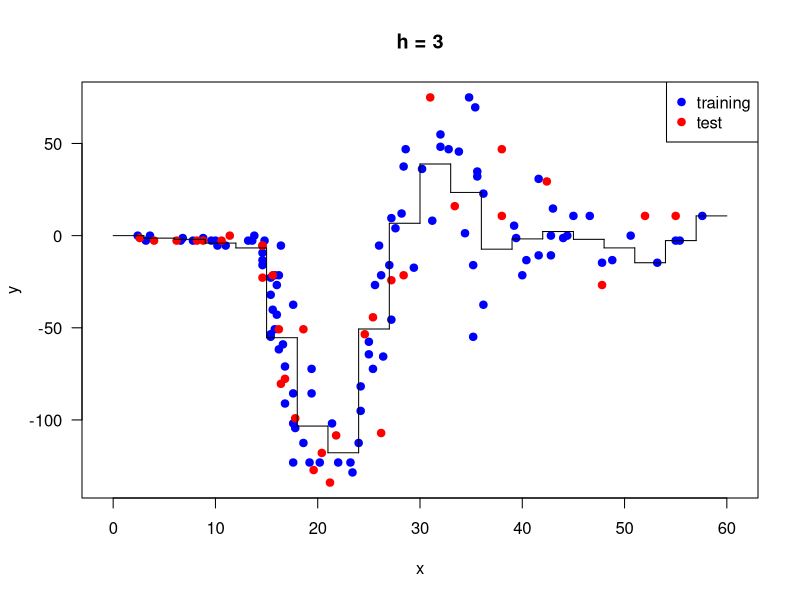
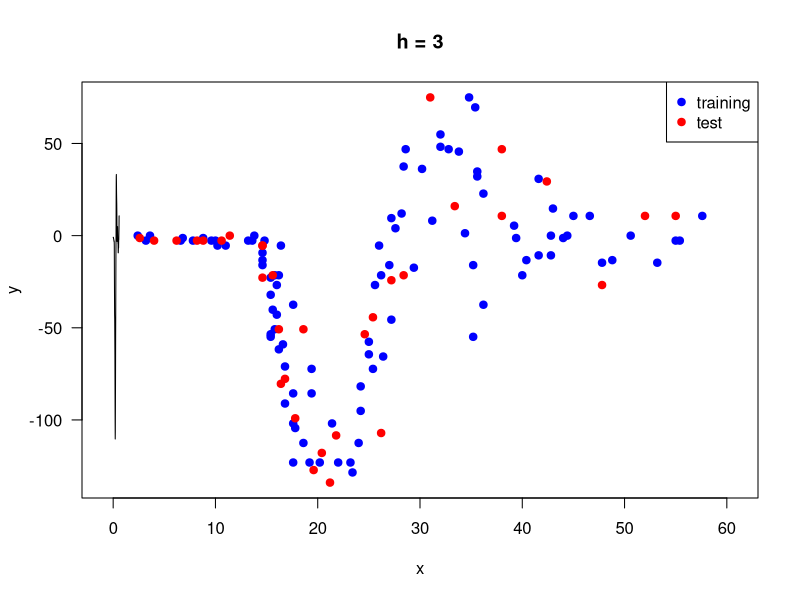
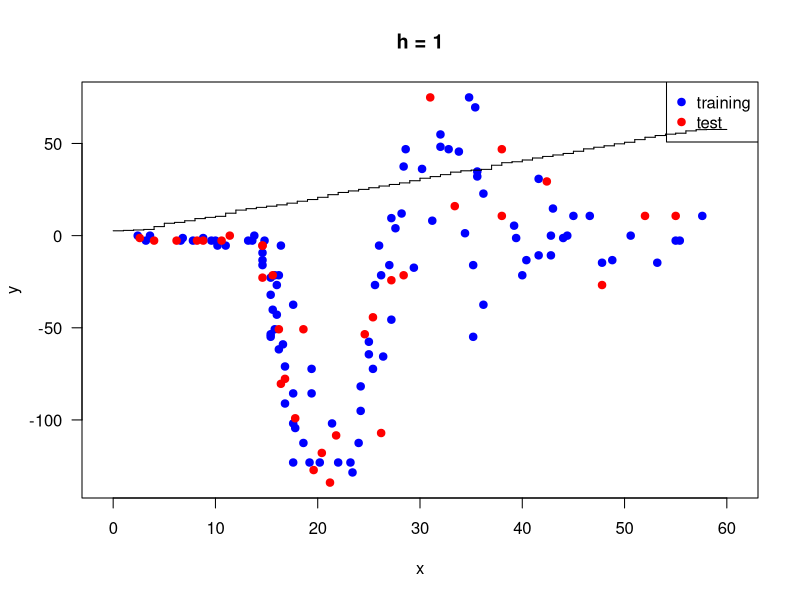

The R source for these figures, in order:
#######################################################
## Title: Comp421 Hw04: Nonparametric Regression
## Date: November 08, 2018
## Author: Ozgur Taylan Ozcan
#######################################################

# Read the data from csv file
data_set <- read.csv("hw04_data_set.csv")

# Get x and y data
x <- data_set$x
y <- data_set$y

# Set the number of training and test data
N_train = 100
N_test = 33
N = N_train + N_test

# Get x and y training data
x_train <- x[1:N_train]
y_train <- y[1:N_train]

# Get x and y test data
x_test <- x[(N_train + 1):(N_train + N_test)]
y_test <- y[(N_train + 1):(N_train + N_test)]

point_colors <- c("blue", "red")
z <- c(rep(1, N_train), rep(2, N_test))
minimum_x <- min(x)
maximum_x <- max(x)
minimum_y <- min(y)
maximum_y <- max(y)
data_interval <- seq(from = 0, to = 60, by = 0.01)


##########################################################################


# Regressogram function
regressogram <- function(b) {
  sum = 0
  count = 0
  for (i in 1:length(x_train)) {
    if (left_borders[b] < x_train[i] & x_train[i] <= right_borders[b]) {
      sum = sum + y_train[i]
      count = count + 1
    }
  }
  average <- sum / count
  return (average)
  
}

# Plot data for regressogram
bin_width <- 3
left_borders <- seq(from = 0, to = 60 - bin_width, by = bin_width)
right_borders <- seq(from = 0 + bin_width, to = 60, by = bin_width)
p_head <- sapply(1:length(left_borders), regressogram)

plot(x, y, type = "p", pch = 19, col = point_colors[z],
     ylim = c(minimum_y, maximum_y), xlim = c(minimum_x - 3, maximum_x + 3),
     ylab = "y", xlab = "x", las = 1, main = sprintf("h = %g", bin_width))

legend("topright", legend = c("training", "test"),
       col = point_colors, pch = 19)

for (b in 1:length(left_borders)) {
  lines(c(left_borders[b], right_borders[b]), c(p_head[b], p_head[b]), col = "black")
  if (b < length(left_borders)) {
    lines(c(right_borders[b], right_borders[b]), c(p_head[b], p_head[b + 1]), col = "black")
  }
}

# RMSE for Regressogram
rmse <- 0
for (i in 1:N_test) {
  rmse <- rmse + (y_test[i] - p_head[ceiling(x_test[i] / 3)]) ^ 2
}
rmse <- sqrt(rmse / N_test)
sprintf("Regressogram => RMSE is %g when h is %g", rmse, bin_width)



##########################################################################


# Running Mean Smoother function
rms <- function(b) {
  sum <- 0
  count <- 0
  for (i in 1:length(x_train)) {
    if (abs((b - x_train[i]) / 3) < 1) {
      sum <- sum + y_train[i]
      count <- count + 1
    }
  }
  average <- sum / count
  return (average)
}

# Plot data for Running Mean Smoother
bin_width <- 3
p_head <- sapply(1:length(data_interval), rms)

plot(data_interval, p_head, type="l", col="black",
     ylim = c(minimum_y, maximum_y), xlim = c(minimum_x - 3, maximum_x + 3),
     ylab = "y", xlab = "x", las = 1, main = sprintf("h = %g", bin_width))

points (x, y, type = "p", pch = 19, col = point_colors[z])

legend("topright", legend = c("training", "test"),
       col = point_colors, pch = 19)


# RMSE for Running Mean Smoother
rmse <- 0
for (i in 1:N_test) {
  rmse <- rmse + (y_test[i] - p_head[x_test[i]])^ 2
}
rmse <- sqrt(rmse / N_test)
sprintf("Running Mean Smoother => RMSE is %g when h is %g", rmse, bin_width)



##########################################################################


bin_width <- 1

# Kernel Smoother
kernel <- function(b) {
  sum_k <- 0
  sum_ky <- 0
  for (i in 1:length(x_train)) {
    u <- (b - x_train[i]) / bin_width
    k <- 1 / sqrt(2*pi) * exp(-1 * u^2 / 2)
    sum_k <- sum_k + k
    sum_ky <- sum_ky + (k * x_train[i])
  }
  result <- sum_ky / sum_k
  return (result)
}

# Plot data for Kernel Smoother
left_borders <- seq(from = 0, to = 59, by = 1)
right_borders <- seq(from = 1, to = 60, by = 1)
p_head <- sapply(1:length(left_borders), kernel)

plot(x, y, type = "p", pch = 19, col = point_colors[z],
     ylim = c(minimum_y, maximum_y), xlim = c(minimum_x - 3, maximum_x + 3),
     ylab = "y", xlab = "x", las = 1, main = sprintf("h = %g", bin_width))

legend("topright", legend = c("training", "test"),
       col = point_colors, pch = 19)

for (b in 1:length(left_borders)) {
  lines(c(left_borders[b], right_borders[b]), c(p_head[b], p_head[b]), col = "black")
  if (b < length(left_borders)) {
    lines(c(right_borders[b], right_borders[b]), c(p_head[b], p_head[b + 1]), col = "black")
  }
}

# RMSE for Kernel Smoother
rmse <- 0
for (i in 1:N_test) {
  rmse <- rmse + (y_test[i] - p_head[x_test[i]])^ 2
}
rmse <- sqrt(rmse / N_test)
sprintf("Kernel Smoother => RMSE is %g when h is %g", rmse, bin_width)